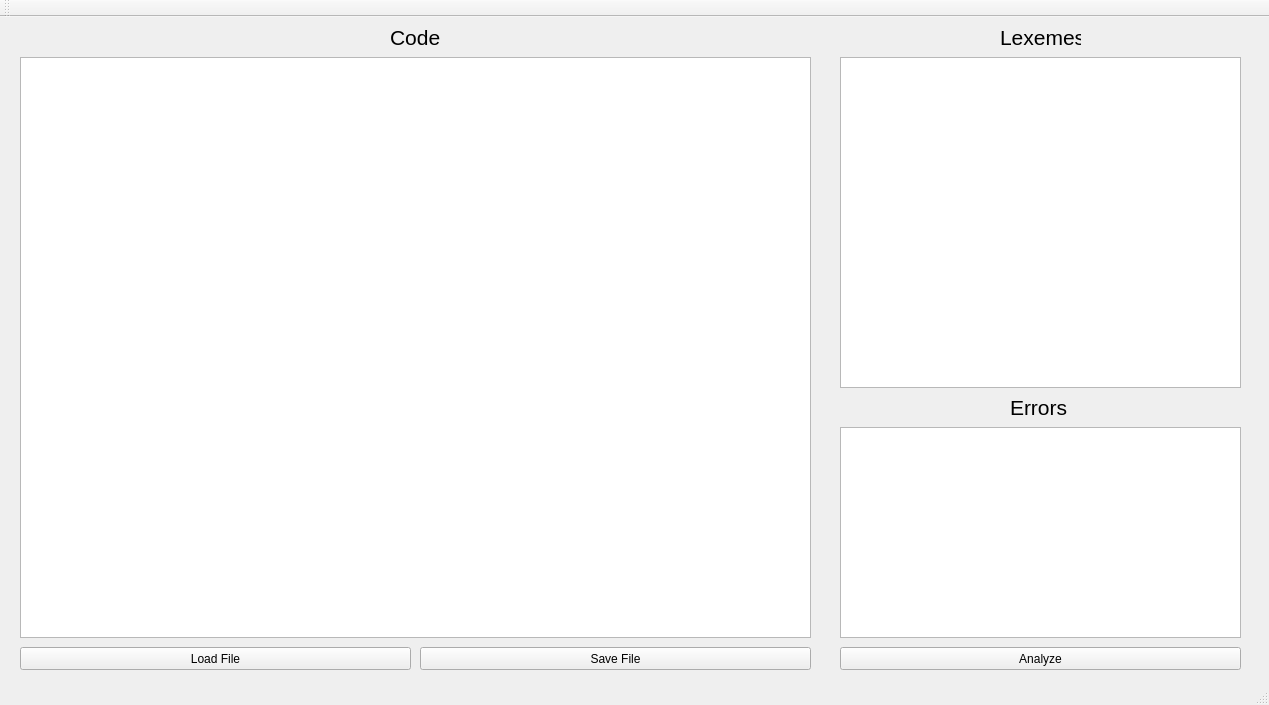
<?xml version="1.0" encoding="UTF-8"?>
<ui version="4.0">
 <class>MainWindow</class>
 <widget class="QMainWindow" name="MainWindow">
  <property name="enabled">
   <bool>true</bool>
  </property>
  <property name="geometry">
   <rect>
    <x>0</x>
    <y>0</y>
    <width>1269</width>
    <height>705</height>
   </rect>
  </property>
  <property name="windowTitle">
   <string>MainWindow</string>
  </property>
  <widget class="QWidget" name="centralWidget">
   <widget class="QPlainTextEdit" name="CodeText">
    <property name="geometry">
     <rect>
      <x>20</x>
      <y>40</y>
      <width>791</width>
      <height>581</height>
     </rect>
    </property>
    <property name="font">
     <font>
      <pointsize>11</pointsize>
     </font>
    </property>
   </widget>
   <widget class="QLabel" name="label">
    <property name="geometry">
     <rect>
      <x>390</x>
      <y>10</y>
      <width>51</width>
      <height>21</height>
     </rect>
    </property>
    <property name="font">
     <font>
      <pointsize>16</pointsize>
     </font>
    </property>
    <property name="text">
     <string>Code</string>
    </property>
   </widget>
   <widget class="QPushButton" name="LoadButton">
    <property name="geometry">
     <rect>
      <x>20</x>
      <y>630</y>
      <width>391</width>
      <height>23</height>
     </rect>
    </property>
    <property name="text">
     <string>Load File</string>
    </property>
   </widget>
   <widget class="QPushButton" name="SaveButton">
    <property name="geometry">
     <rect>
      <x>420</x>
      <y>630</y>
      <width>391</width>
      <height>23</height>
     </rect>
    </property>
    <property name="text">
     <string>Save File</string>
    </property>
   </widget>
   <widget class="QLabel" name="label_2">
    <property name="geometry">
     <rect>
      <x>1000</x>
      <y>10</y>
      <width>81</width>
      <height>21</height>
     </rect>
    </property>
    <property name="font">
     <font>
      <pointsize>16</pointsize>
     </font>
    </property>
    <property name="text">
     <string>Lexemes</string>
    </property>
   </widget>
   <widget class="QLabel" name="label_3">
    <property name="geometry">
     <rect>
      <x>1010</x>
      <y>380</y>
      <width>61</width>
      <height>21</height>
     </rect>
    </property>
    <property name="font">
     <font>
      <pointsize>16</pointsize>
     </font>
    </property>
    <property name="text">
     <string>Errors</string>
    </property>
   </widget>
   <widget class="QPushButton" name="AnalyzeButton">
    <property name="geometry">
     <rect>
      <x>840</x>
      <y>630</y>
      <width>401</width>
      <height>23</height>
     </rect>
    </property>
    <property name="text">
     <string>Analyze</string>
    </property>
   </widget>
   <widget class="QTableView" name="TokensTable">
    <property name="geometry">
     <rect>
      <x>840</x>
      <y>40</y>
      <width>401</width>
      <height>331</height>
     </rect>
    </property>
    <property name="cornerButtonEnabled">
     <bool>true</bool>
    </property>
   </widget>
   <widget class="QTableView" name="ErrorsTable">
    <property name="geometry">
     <rect>
      <x>840</x>
      <y>410</y>
      <width>401</width>
      <height>211</height>
     </rect>
    </property>
   </widget>
  </widget>
  <widget class="QMenuBar" name="menuBar">
   <property name="geometry">
    <rect>
     <x>0</x>
     <y>0</y>
     <width>1269</width>
     <height>21</height>
    </rect>
   </property>
  </widget>
  <widget class="QToolBar" name="mainToolBar">
   <attribute name="toolBarArea">
    <enum>TopToolBarArea</enum>
   </attribute>
   <attribute name="toolBarBreak">
    <bool>false</bool>
   </attribute>
  </widget>
  <widget class="QStatusBar" name="statusBar"/>
 </widget>
 <layoutdefault spacing="6" margin="11"/>
 <resources/>
 <connections/>
</ui>
